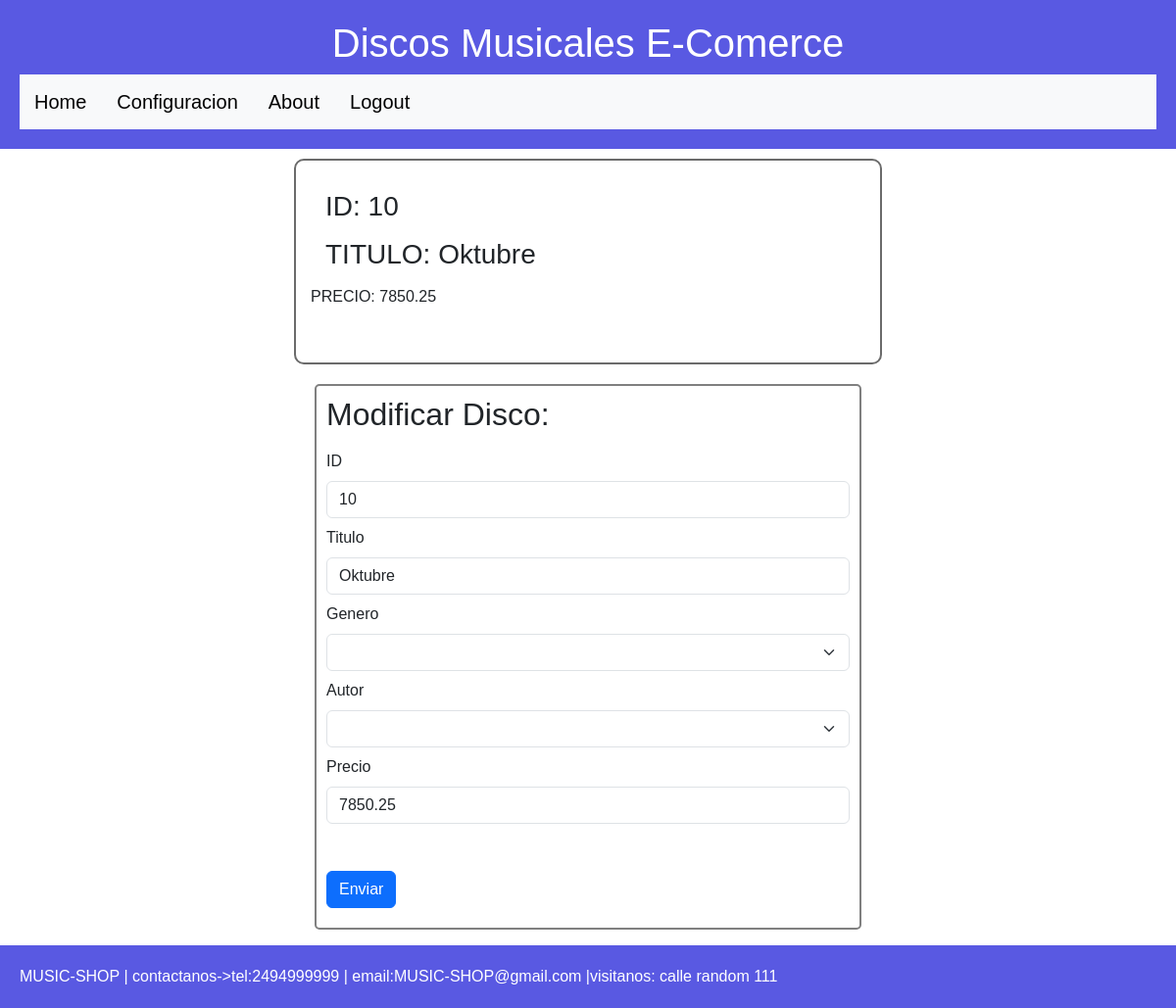
The app's page /modificar/10 (signed in) with its own data.
### tables this page shows
CREATE TABLE `discos` (
  `id` int(10) NOT NULL,
  `autor_id` int(10) NOT NULL,
  `genero_id` int(10) NOT NULL,
  `titulo` varchar(150) NOT NULL,
  `precio` double NOT NULL
);

### app/controllers/discos.controller.php (called while the page is built, shortened)
<?php
require_once './app/models/discos.model.php';
require_once './app/views/discos.view.php';
class DiscosController{
    private $model;
    private $view;
    public function __construct(){
        $this->model = new discosModel();
        $this->view = new discosView();
    }
    public function modificarDisco($id){
        $disco = $this->model->modificarDisco($id);
        $this->view->modificarDisco($disco);
    }
}
?>

### app/models/discos.model.php (called while the page is built, shortened)
<?php
class discosModel{
    private $db;
    public function __construct(){
        $this->db = new PDO("mysql:host=".MYSQL_HOST.";dbname=".MYSQL_DB.";charset=utf8",MYSQL_USER,MYSQL_PASS);
        $this->deploy();
    }
    public function modificarDisco($id){
        $query = $this->db->prepare('SELECT * FROM discos WHERE id = ?');
        $query->execute([$id]);
        $disco = $query->fetch(PDO::FETCH_OBJ);
        return $disco;
    }
    function deploy() {
        $query = $this->db->query('SHOW TABLES');
        $tables = $query->fetchAll();
    }
}
?>

### app/models/generos.model.php (called while the page is built, shortened)
<?php
class GenerosModel{
    private $db;
    public function __construct(){
        $this->db = new PDO("mysql:host=".MYSQL_HOST.";dbname=".MYSQL_DB.";charset=utf8",MYSQL_USER,MYSQL_PASS);
    }
    public function getCategorias(){
        $query = $this->db->prepare('SELECT * FROM genero');
        $query->execute();
        $generos = $query->fetchAll(PDO::FETCH_OBJ);
        return $generos;
    }
}

### app/models/autores.model.php (called while the page is built, shortened)
<?php
class AutoresModel{
    private $db;
    public function __construct(){
        $this->db = new PDO("mysql:host=".MYSQL_HOST.";dbname=".MYSQL_DB.";charset=utf8",MYSQL_USER,MYSQL_PASS);
    }
    public function getAutores(){
        $query = $this->db->prepare('SELECT * FROM autor');
        $query->execute();
        $autor = $query->fetchAll(PDO::FETCH_OBJ);
        return $autor;
    }
}

### app/views/discos.view.php (the view, shortened to what this page needs)
<?php
class discosView{
        ?>
        </div><?php
    public function modificarDisco($disco){
        require_once 'templates/header.phtml';
        ?>
        <div class="verDisco">
            <h3>ID: <?= $disco->id ?></h3>
            <h3>TITULO: <?= $disco->titulo ?></h3>
            <p>
                PRECIO: <?= $disco->precio?>
            </p>
        </div>
        <div class="container">
            <form class="mb-3 formulario" action="update" method="POST">
                <h2>Modificar Disco:</h2>
                <label class="form-label  mt-2"> ID </label>
                <input class="form-control" type="number" name="id" value="<?= $disco->id ?>">
                <label class="form-label  mt-2">Titulo</label>
                <input class="form-control" required type="text" name="titulo" value="<?= $disco->titulo ?>">
                <?php
                $model = new GenerosModel();
                $generos=$model->getCategorias();
                ?>
                <label class="form-label mt-2">Genero</label>
                <select name="genero" class="form-select">
                    <option  value="" selected></option>
                    <?php foreach ($generos as $genero) { ?>
                    <option value=<?= $genero->id?>><?= $genero->categoria?></option>;<?php
                    }?>
                </select>
                <?php
                $model = new AutoresModel();
                $autores=$model->getAutores();
                ?>
                <label class="form-label mt-2">Autor</label>
                <select name="autor" class="form-select">
                    <option  value="" selected></option>
                    <?php foreach ($autores as $autor) { ?>
                    <option value=<?= $autor->id?>><?=$autor->nombre?></option>;<?php
                    }?>
                </select>
                <label class="form-label  mt-2">Precio</label>
                <input class="form-control" required type="float" name="precio" value="<?= $disco->precio ?>">
                <button type="submit" class="btn btn-primary boton mt-5" >Enviar</button>
            </form>
        </div>
        <?php
        require_once 'templates/footer.phtml';
    }
}
?>

### css/style.css (style rules this page uses)
body { font-family:Arial, Helvetica, sans-serif; }
.formulario { max-width: 50%; margin: 20px auto 20px; padding: 10px; border: 2px solid gray; border-radius: 5px; }
h3 { margin: 15px; }
.verDisco { border: 2px solid rgb(107, 107, 107); border-radius: 10px; max-width: 50%; margin: 10px auto 10px; padding: 15px; }
.boton { margin:10px auto 10px; }

### records on screen
discos: id "10", titulo "Oktubre", precio "7850.25"
